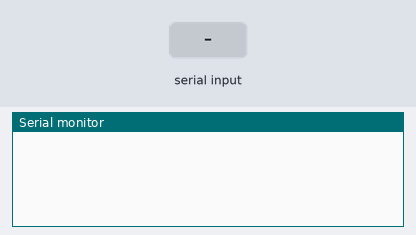
Bench run of a sketch on a simulated ESP32. Shown: the last lines printed to the serial monitor. The inputs (shaded band) are chosen by the test bench.

Above: at 1.2 s.
1.3 s: "90,45\n" received over Serial
At 2.5 s:
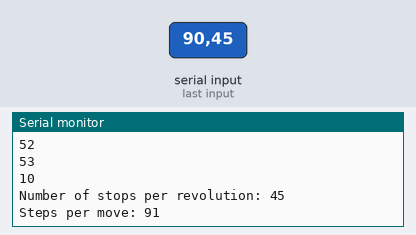
2.8 s: "30,150\n" received over Serial
At 4.0 s:
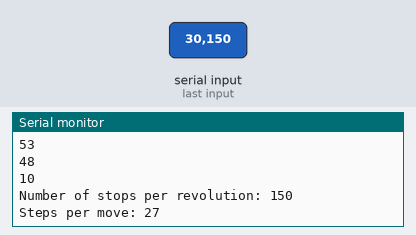
Timing chart, 0 to 5.8 s (numbered marks = the images above; inputs shaded):
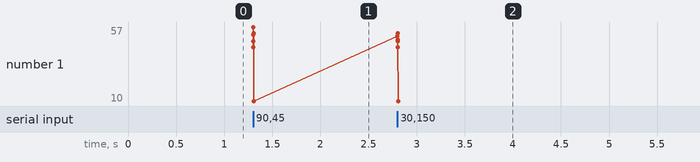

The sketch:

01TestSerial.ino
```cpp
const int STEPS_PER_REV = 4096;
int inByte = 0;        // incoming serial byte
int NumberReceived = 0;
int stepsPerMove = STEPS_PER_REV / 35;

void setup() {
  Serial.begin(115200);
  while (!Serial) {
    ;  // wait for serial port to connect. Needed for native USB port only
  }
}

void loop() {
  if (Serial.available() > 0) {
    // get incoming byte:
    inByte = Serial.read();
    Serial.println(inByte);

    /*
    Character	ASCII
    \n        10
    ,         44
    <         60
    .         46
    >         62
    0         48
    :         :
    9         57
    */

    if( ( inByte == 44 ) || ( inByte == 60 ) ) {
      Serial.println("Table moving CCW");
      moveLeft();
      NumberReceived=0;
    } // ( inByte == 44 ) || ( inByte == 60 )

    else if( ( inByte == 46 ) || ( inByte == 62 ) ) {
      Serial.println("Table moving CW");
      moveRight();
      NumberReceived=0;
    } // ( inByte == 46 ) || ( inByte == 62 )

    else if( ( inByte == 10 ) || ( inByte == 13 ) ) {
      if( (NumberReceived>0) && (NumberReceived<STEPS_PER_REV) ) {
        Serial.printf("Number of stops per revolution: %d\n", NumberReceived );
        stepsPerMove = (int) (STEPS_PER_REV / NumberReceived + 0.5);
        Serial.printf("Steps per move: %d\n", stepsPerMove );
      } // NumberReceived>0
      NumberReceived=0;
    } // ( inByte == 13 )

    else if( ( inByte >= 48 ) && ( inByte <= 57 ) ) {
      NumberReceived = 10*NumberReceived + (inByte-48);
    }  // ( inByte >= 48 ) && ( inByte <= 57 ) )

  } // Serial.available() > 0

} // loop()

void moveLeft() {
  //
}

void moveRight() {
  //
}
```

Measured:
- after the input at 1.3 s, the serial monitor: prints a new line at once (image 1)
- after the input at 2.8 s, the serial monitor: prints a new line at once (image 2)
